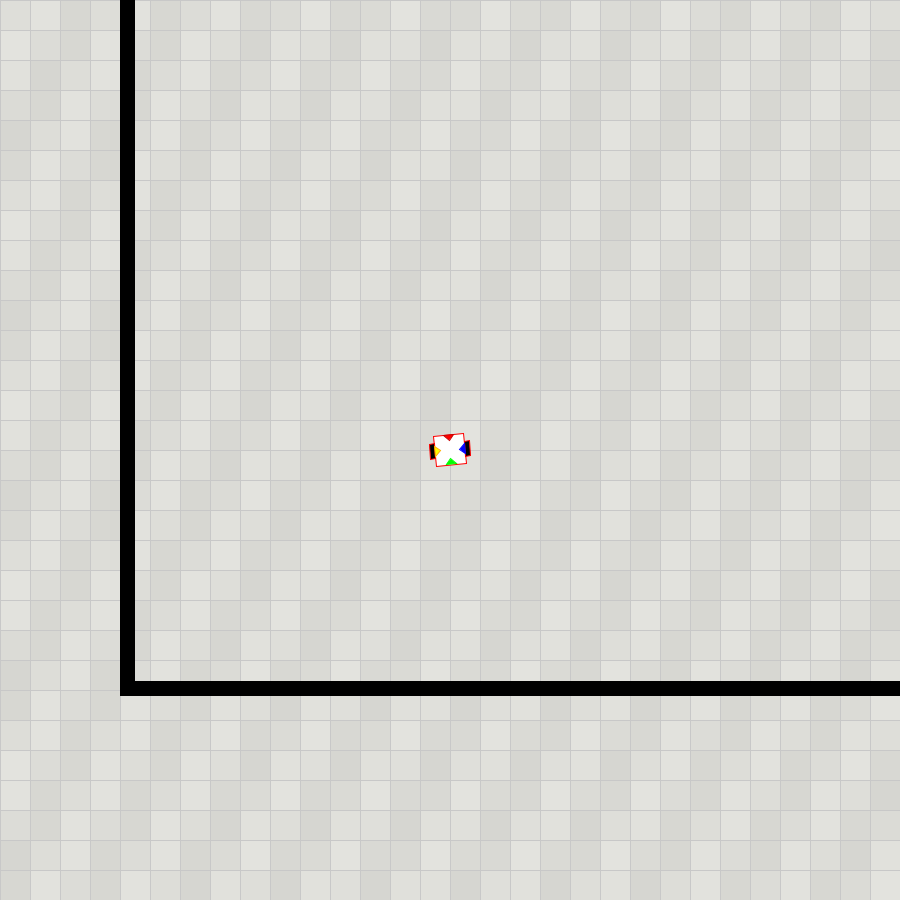
Frame 1 (no input)
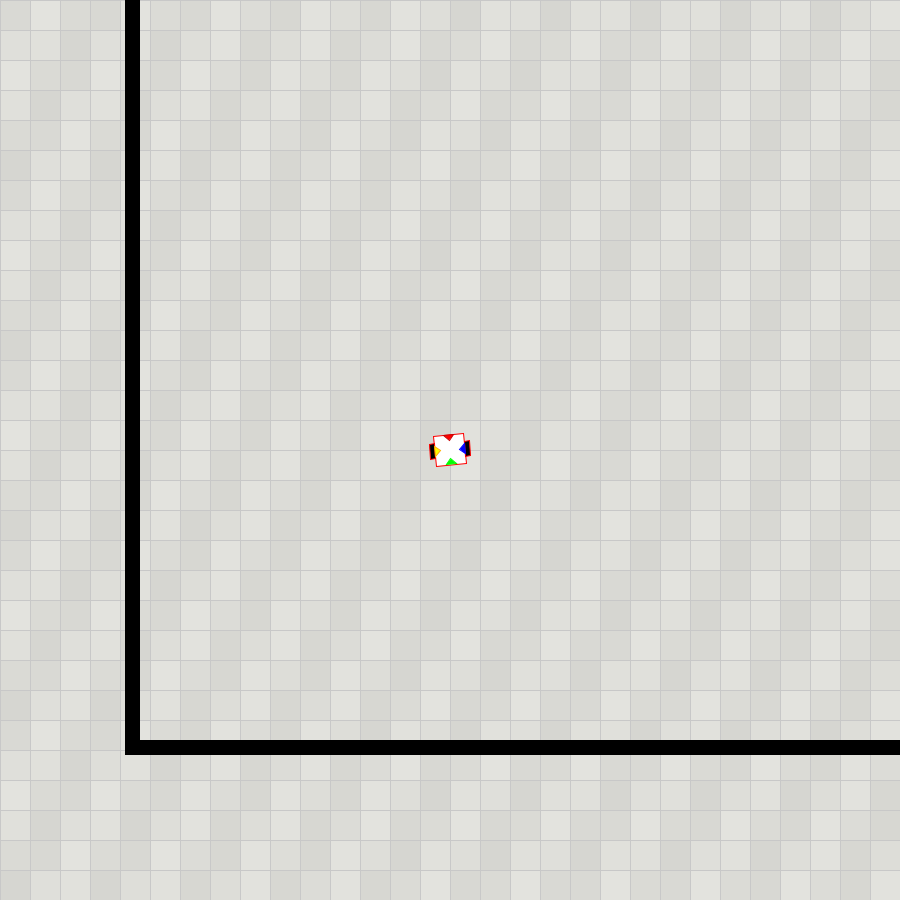
Frame 60 (the mouse pressed at the canvas centre just before this capture)
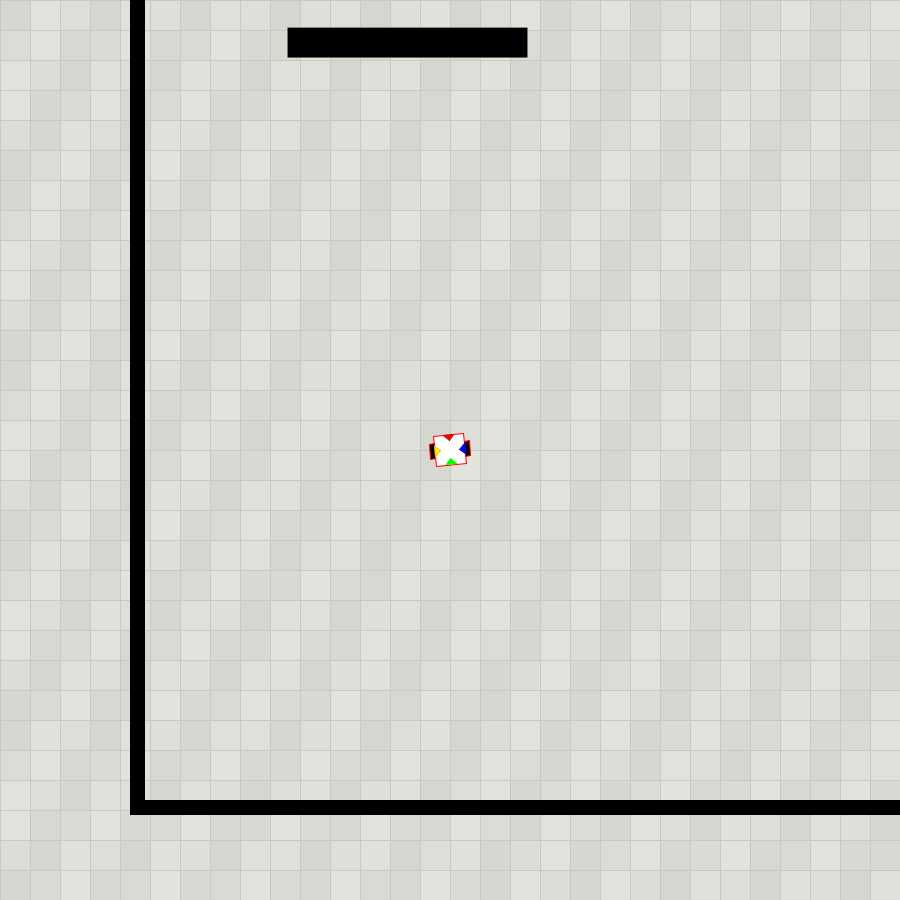
Frame 120 (the mouse held since frame 60 and released just before this capture)

The Processing sketch that drew these frames (run headless with seeded random() and noise(); from frame 60 on, the mouse is pressed at the canvas centre):

// Processing sketch: IC_mapmovimeta
// ── IC_mapmovimeta.pde
//                 Interface Gráfica para a Iniciação Científica
//-------------Variáveis----------------------------------
Lagann l;
Cell[][] grid;
objeto[] o = {
  new objeto(6,12,8,1),
  new objeto(18,3,1,8)
};

  
float a,
v,
m,
b,
vel_hor,
vel_ver,
x0,
y0,
x1,
y1,
c1,
c2;
int n;
int cols = width/2;
int rows = height/2;
  int y;

//-------------------------------------------------------
//-------------------Bibliotecas-------------------------
//musica,grafico
//-------------------------------------------------------
//---------------------classes---------------------------
//                       ROBO
class Lagann  {
 
 PVector location;
 PVector velocity;
 float ang;
 PVector acceleration;
 float topspeed;
 float px=random(200,300);
 float py=random(100,300);
    float xc=width/2;
    float yc=height/2;
  
  Lagann(){
  location = new PVector(random(300,400),random(-300,-300)); // Onde a escada
    velocity =PVector.random2D();
    topspeed = 1;
   
      
  }
   void update() {  //qq conta 
    
   
    
    PVector obj = new PVector(l.xc-n/2,l.yc-n/2);//para testar só colocar mouseX,mouseY ------- objetivo do robo
    PVector acceleration = PVector.sub(obj,location);
    // Set magnitude of acceleration
    acceleration.setMag(1000);
    
    // Velocity changes according to acceleration
    velocity.add(acceleration);
    // Limit the velocity by topspeed
    velocity.limit(topspeed);
    // Location changes by velocity
location.add(velocity);
     ang=atan((l.location.y - obj.y)/(l.location.x - obj.x));
println(l.xc,l.yc);

   }
   
  void escada(){
 
     
    n=50;
    
     PVector obj = new PVector(l.xc-n/2,l.yc-n/2);//para testar só colocar mouseX,mouseY ------- objetivo do robo
 
 strokeWeight(1);
 stroke(0);
 fill(255);
 rect(location.x,location.y,n+5,n+5);
 fill(0);
 strokeWeight(0);
 beginShape();
 vertex(location.x+5+(n/6),location.y+5);
 vertex(location.x+n,location.y+5);
 vertex(location.x+n,location.y+n);
 vertex(location.x+2*n/3,location.y+n);
 vertex(location.x+2*n/3,location.y+n/3);
 vertex(location.x+5+n/6,location.y+n/3);
 endShape();
 
 
  
       PVector dist_vetor= PVector.sub(l.location,obj);
  float dist_esc = dist_vetor.mag();
  //println(dist_esc);
   if(dist_esc<1.5) {
   //topspeed = 3;
   
   location.x=random(0);
   location.y=random(-300,300);
     px=random(100,400);
   py=random(100,400);
   
  }
 
 
  }
   
  
  void display(){     //qq desenho do robo
   pushMatrix();
  translate(xc,yc);
   rotate(ang+radians(90));
    strokeWeight(1);
fill(255,255,255);
stroke(255,0,0);
rect((xc-width/2)-15,(yc-height/2)-15,30,30); //corpo
fill(0,0,0);
rect((xc-width/2)-20,(yc-height/2)-7.5,5,15);//rodas
rect((xc-width/2)+15,(yc-height/2)-7.5,5,15);
//println(velocity.x,velocity.y);
//-------------------------------------MARCAÇÕES DO ROBO---------------------------------------
stroke(200,0,0);
fill(255,0,0);//marcação frente vermeho
triangle(xc-width/2+5,l.yc-height/2+15,xc-width/2-5,yc-height/2+15,xc-width/2,l.yc-height/2+10);
stroke(0,255,0);
fill(0,255,0);//marcação tras verde
triangle(xc-width/2+5,yc-height/2-14,xc-width/2-5,l.yc-height/2-14,xc-width/2,yc-height/2-9);
stroke(0,0,255);
fill(0,0,255);//marcação esquerda azul
triangle(xc-width/2-15,yc-height/2+5,xc-width/2-15,yc-height/2-5,xc-width/2-10,yc-height/2);
stroke(255,175,0);
fill(255,255,0);//marcação direita amarelo
triangle(xc-width/2+15,yc-height/2+5,xc-width/2+15,yc-height/2-5,xc-width/2+10,yc-height/2);
//---------------------------------------------------------------------------------------------
/*if( (l.location.y)>511){
 stroke(255,0,0,50); //vermelho
 fill(255,0,0,50);
 l.location.y=511;
 l.velocity.y*=-1;
 //delay(500);
} else {
stroke(0,0,255,50);//azul
fill(0,0,255,50);
}
arc((xc),(yc)+15,100,100,0.33*PI,0.67*PI);//baixo

if( (l.location.y)<90){
 stroke(255,0,0,50); //vermelho
 fill(255,0,0,50);
 l.location.y=90;
 l.velocity.y*=-1;
 //delay(500);
} else {
stroke(0,0,255,50);//azul
fill(0,0,255,50);
}
arc((xc),(ye)-15,100,100,1.33*PI,1.67*PI);//cima

if( (l.location.x)>511){
 stroke(255,0,0,50); //vermelho
 fill(255,0,0,50);
 l.location.x=511;
 l.velocity.x*=-1;
// delay(500);
} else {
stroke(0,0,255,50);//azul
fill(0,0,255,50);
}
arc((xc)+15,(yc),100,100,1.833*PI,2.167*PI);//direito

if( (l.location.x)<90){
 stroke(255,0,0,50); //vermelho
 fill(255,0,0,50);
 l.location.x=90;
 l.velocity.x*=-1;
// delay(500);
} else {
stroke(0,0,255,50);//azul
fill(0,0,255,50);
}
arc((xc)-15,(yc),100,100,0.83*PI,1.167*PI);//esquerdo
*/
popMatrix();
  }
   void mapa(){
   x1=y1=15;

   stroke(0);
   noFill();
  strokeWeight(15);
     
  rect(l.location.x-px,l.location.y-py,1000+0.2*width,1000+0.2*height);
 }
}

//----------------------------------------------------------------------------
//objetos na cena 
class objeto extends Lagann{
   
  PVector location;
 int g1,g2,ux,uy;
    float c1,c2;

  objeto(int tg1,int tg2,int tux,int tuy){
     location = new PVector(random(-300,300),random(-300,300)); // Onde a escada 
      g1=tg1;
      g2=tg2;
      ux=tux;
      uy=tuy;
      
  }

  void obst(){
   strokeWeight(0);
   fill(0);
c1=(l.location.x -px)+30*g1;
c2=(l.location.y -py)+30*g2;
//location = new PVector(c1,c2);
rect(c1,c2,30*ux,30*uy); 
//println(c1,c2);

  }
 
 }
 class Cell extends Lagann {
  // A cell object knows about its location in the grid 
  // as well as its size with the variables x,y,w,h
  float x,y;   // x,y location
  float w,h;   // width and height
  float angle; // angle for oscillating brightness

  // Cell Constructor
  Cell(float tempX, float tempY, float tempW, float tempH, float tempAngle) {
    x = tempX;
    y = tempY;
    w = tempW;
    h = tempH;
    angle = tempAngle;
  } 
  
  // Oscillation means increase angle
  void oscillate() {
    angle += 0.2; 
  }

  void display() {
    stroke(200);
    strokeWeight(1);
    // Color calculated using sine wave
    fill(128+127*sin(angle),128+127*sin(angle),128+127*sin(angle),13);
    rect(x,y,w,h); 
  }
}
//----------------------------------------------------
//                     COMEÇO
//----------------------------------------------------
void setup() {
  size(900, 900);
  a = width;
  b = height;
  m=random(1,10);
  v=random(2,5);
  
  l=new Lagann();
   

    grid = new Cell[cols][rows];
     for (int i = 0; i < cols; i++) {
    for (int j = 0; j < rows; j++) {
      grid[i][j] = new Cell(i*30,j*30,30,30,v*i+(v-1)*j);
    }
     }
}
void draw() {
 
  background(225,225,220);
   
   for (int i = 0; i < cols; i++) {
    for (int j = 0; j < rows; j++) {
      // Oscillate and display each object
      grid[i][j].oscillate();
      grid[i][j].display();
    }
  }
 
  l.escada();
  l.mapa();
  l.update();
  l.display();
  o[0].obst();
  o[1].obst();
}
